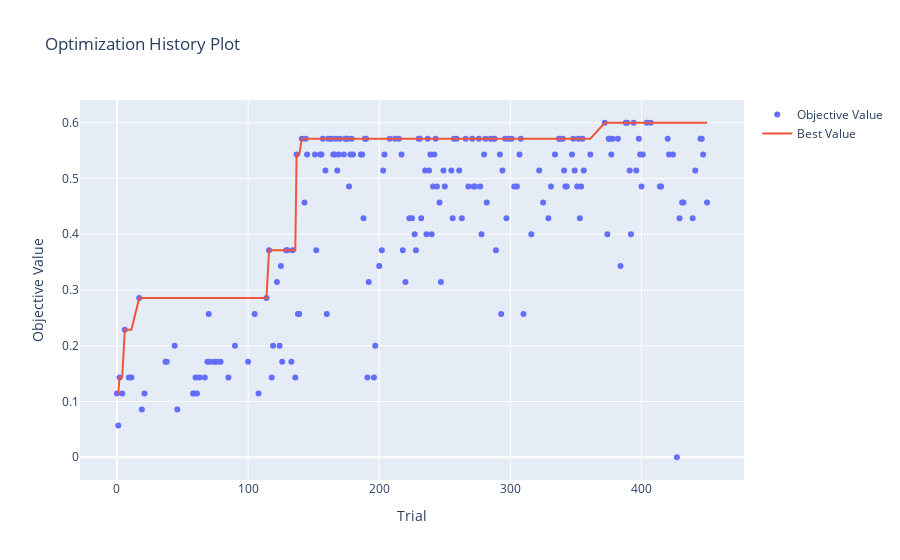

The notebook cell this image was saved under:
### Code cell
optuna.visualization.plot_optimization_history(recall_study)

### Figure 1 — Plotly figure (JSON) as saved in the notebook; plotly's stock layout.template omitted (floating-point values rounded to 4 significant figures; data arrays with more than 128 entries replaced by an {"elided": "..."} marker saying what was removed)
{"data": [{"mode": "markers", "name": "Objective Value", "type": "scatter", "x": {"elided": "206 int values"}, "y": {"elided": "206 float values"}}, {"name": "Best Value", "type": "scatter", "x": {"elided": "206 int values"}, "y": {"elided": "206 float values"}}], "layout": {"title": {"text": "Optimization History Plot"}, "xaxis": {"title": {"text": "Trial"}}, "yaxis": {"title": {"text": "Objective Value"}}}}
